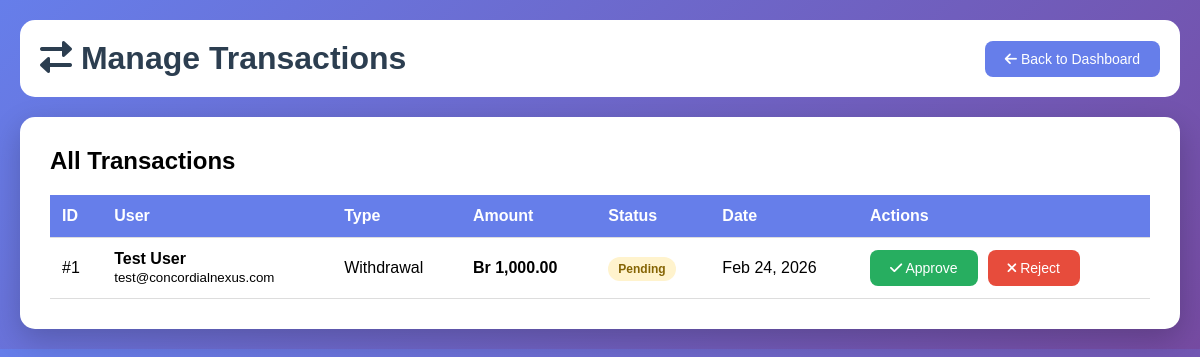
Page /manage-transactions.php (signed in) on the committed database.
### tables this page shows
CREATE TABLE `transactions` (
  `id` int(11) NOT NULL AUTO_INCREMENT,
  `user_id` int(11) NOT NULL,
  `investment_id` int(11) DEFAULT NULL,
  `transaction_type` enum('deposit','withdrawal','investment','return','profit','commission') NOT NULL,
  `amount` decimal(15,2) NOT NULL,
  `currency` varchar(10) DEFAULT 'ETB',
  `payment_method` enum('cbe','wegagen','abyssinia','mastercard','visa','paypal','stripe','telebirr','mpesa','bitcoin','bank_transfer','cash','other') DEFAULT NULL,
  `payment_details` text DEFAULT NULL,
  `commission_rate` decimal(5,2) DEFAULT 0.00,
  `commission_amount` decimal(15,2) DEFAULT 0.00,
  `description` text DEFAULT NULL,
  `status` enum('pending','processing','completed','failed','cancelled') DEFAULT 'pending',
  `reference_number` varchar(100) DEFAULT NULL,
  `created_at` timestamp NOT NULL DEFAULT current_timestamp(),
  PRIMARY KEY (`id`),
  UNIQUE KEY `reference_number` (`reference_number`),
  KEY `user_id` (`user_id`),
  KEY `investment_id` (`investment_id`),
  CONSTRAINT `transactions_ibfk_1` FOREIGN KEY (`user_id`) REFERENCES `users` (`id`) ON DELETE CASCADE,
  CONSTRAINT `transactions_ibfk_2` FOREIGN KEY (`investment_id`) REFERENCES `investments` (`id`) ON DELETE SET NULL
);

CREATE TABLE `users` (
  `id` int(11) NOT NULL AUTO_INCREMENT,
  `email` varchar(255) NOT NULL,
  `password` varchar(255) NOT NULL,
  `full_name` varchar(255) NOT NULL,
  `first_name` varchar(100) NULL COMMENT 'First name for withdrawal verification',
  `last_name` varchar(100) NULL COMMENT 'Last name for withdrawal verification',
  `withdrawal_account_number` varchar(50) NULL COMMENT 'Bank account number for withdrawals',
  `withdrawal_phone` varchar(20) NULL COMMENT 'Phone number for withdrawal verification',
  `user_type` enum('user','admin') DEFAULT 'user',
  `trading_level` int(11) DEFAULT NULL,
  `account_balance` decimal(15,2) DEFAULT 0.00,
  `total_invested` decimal(15,2) DEFAULT 0.00,
  `total_profit` decimal(15,2) DEFAULT 0.00,
  `total_commission` decimal(15,2) DEFAULT 0.00,
  `status` enum('pending','active','inactive','suspended') DEFAULT 'pending',
  `phone` varchar(20) DEFAULT NULL,
  `address` text DEFAULT NULL,
  `city` varchar(100) DEFAULT 'Addis Ababa',
  `country` varchar(100) DEFAULT 'Ethiopia',
  `invitation_code_used` varchar(20) DEFAULT NULL,
  `referral_code` varchar(20) DEFAULT NULL,
  `approved_by` int(11) DEFAULT NULL,
  `approved_at` timestamp NULL DEFAULT NULL,
  `created_at` timestamp NOT NULL DEFAULT current_timestamp(),
  `updated_at` timestamp NOT NULL DEFAULT current_timestamp() ON UPDATE current_timestamp(),
  PRIMARY KEY (`id`),
  UNIQUE KEY `email` (`email`),
  KEY `approved_by` (`approved_by`),
  CONSTRAINT `users_ibfk_1` FOREIGN KEY (`approved_by`) REFERENCES `users` (`id`) ON DELETE SET NULL
);

### manage-transactions.php (the view, shortened to what this page needs)
<?php
try {
    $pdo = new PDO("mysql:host=localhost;dbname=concordial_nexus", "root", "");
    $pdo->setAttribute(PDO::ATTR_ERRMODE, PDO::ERRMODE_EXCEPTION);
    $transactions = $pdo->query("
        SELECT t.*, u.full_name, u.email
        FROM transactions t
        LEFT JOIN users u ON t.user_id = u.id
        ORDER BY t.created_at DESC
    ")->fetchAll(PDO::FETCH_ASSOC);
} catch (PDOException $e) {
    $message = 'Database error: ' . $e->getMessage();
    $message_type = 'error';
}
?>
<!DOCTYPE html>
<html>
<head>
    <link href="https://cdnjs.cloudflare.com/ajax/libs/font-awesome/6.0.0/css/all.min.css" rel="stylesheet">
</head>
<body>
    <div class="container">
        <div class="header">
            <h1 style="margin: 0; color: #2c3e50;">
                <i class="fas fa-exchange-alt"></i> Manage Transactions
            </h1>
            <a href="dashboard.php" class="btn"><i class="fas fa-arrow-left"></i> Back to Dashboard</a>
        </div>
        <div class="card">
            <h2 style="margin-bottom: 20px;">All Transactions</h2>
            <table>
                <thead>
                    <tr>
                        <th>ID</th>
                        <th>User</th>
                        <th>Type</th>
                        <th>Amount</th>
                        <th>Status</th>
                        <th>Date</th>
                        <th>Actions</th>
                    </tr>
                </thead>
                <tbody>
                    <?php if (count($transactions) > 0): ?>
                        <?php foreach ($transactions as $trans): ?>
                            <tr>
                                <td>#<?php echo $trans['id']; ?></td>
                                <td>
                                    <strong><?php echo htmlspecialchars($trans['full_name'] ?? 'N/A'); ?></strong><br>
                                    <small><?php echo htmlspecialchars($trans['email'] ?? ''); ?></small>
                                </td>
                                <td><?php echo ucfirst($trans['transaction_type'] ?? 'N/A'); ?></td>
                                <td><strong>Br <?php echo number_format($trans['amount'] ?? 0, 2); ?></strong></td>
                                <td>
                                    <span class="status status-<?php echo $trans['status']; ?>">
                                        <?php echo ucfirst($trans['status']); ?>
                                    </span>
                                </td>
                                <td><?php echo date('M d, Y', strtotime($trans['created_at'])); ?></td>
                                <td>
                                    <?php if ($trans['status'] === 'pending'): ?>
                                        <div class="actions">
                                            <form method="POST" style="display: inline;">
                                                <button type="submit" name="approve_transaction" class="btn btn-approve">
                                                    <i class="fas fa-check"></i> Approve
                                                </button>
                                            </form>
                                            <form method="POST" style="display: inline;">
                                                <button type="submit" name="reject_transaction" class="btn btn-reject"
                                                        onclick="return confirm('Are you sure you want to reject this transaction?')">
                                                    <i class="fas fa-times"></i> Reject
                                                </button>
                                            </form>
                                        </div>
                                    <?php else: ?>
                                        <span style="color: #7f8c8d;">No action needed</span>
                                    <?php endif; ?>
                                </td>
                            </tr>
                        <?php endforeach; ?>
                    <?php endif; ?>
                </tbody>
            </table>
        </div>
    </div>
</body>
</html>

### manage-transactions.php (style rules this page uses)
* { margin: 0; padding: 0; box-sizing: border-box; }
body { font-family: Arial, sans-serif; background: linear-gradient(135deg, #667eea, #764ba2); padding: 20px; }
.container { max-width: 1400px; margin: 0 auto; }
.header { background: white; padding: 20px; border-radius: 15px; margin-bottom: 20px; display: flex; justify-content: space-between; align-items: center; }
.btn { padding: 10px 20px; background: #667eea; color: white; text-decoration: none; border-radius: 8px; border: none; cursor: pointer; font-size: 14px; }
.btn-approve { background: #27ae60; }
.btn-reject { background: #e74c3c; }
.card { background: white; border-radius: 15px; padding: 30px; box-shadow: 0 10px 30px rgba(0,0,0,0.2); }
table { width: 100%; border-collapse: collapse; }
th, td { padding: 12px; text-align: left; border-bottom: 1px solid #ddd; }
th { background: #667eea; color: white; }
.status { padding: 5px 10px; border-radius: 20px; font-size: 12px; font-weight: bold; }
.status-pending { background: #fff3cd; color: #856404; }
.actions { display: flex; gap: 10px; }

### rows in the picture
transactions: id "1", user.full_name "Test User", user.email "test@concordialnexus.com", transaction_type "Withdrawal", amount "1,000.00", status "Pending", created_at "Feb 24, 2026"
